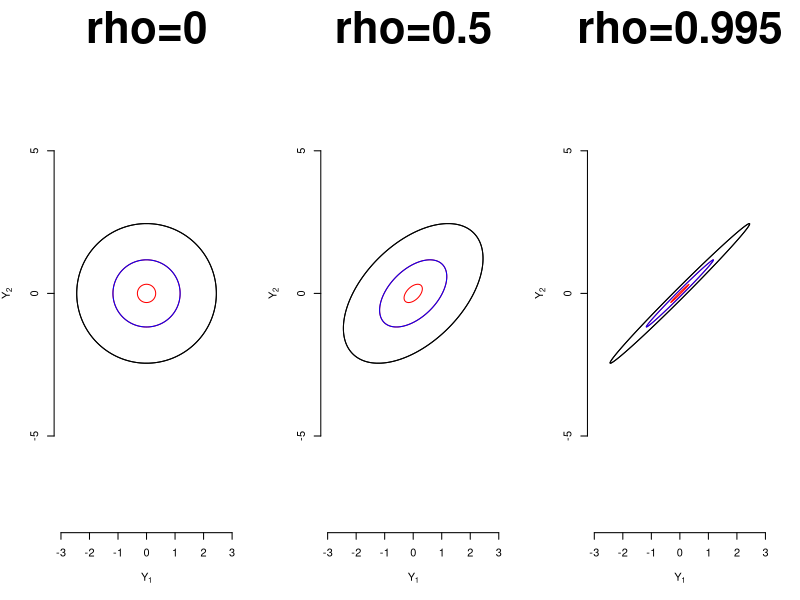

The R script that drew this image:
rm(list=ls())
set.seed(20150311)
library(mixtools)

N   <- 50
rho <- 0#0.995
s   <- 1-rho^2
par(mfrow=c(1,3))

# plot contours of the bivariate normal:
plot(0:10,type="n",xlim=c(-3,3),ylim=c(-3,3),main="rho=0",asp=1,
     xlab=expression(Y[1]),ylab=expression(Y[2]),bty="n",cex.main=4)
res <- ellipse(mu=c(0,0), sigma=matrix(c(1,rho,rho,1),nrow=2,ncol=2), 
               alpha = .05, npoints = 250) 
points(res,type="l")
res <- ellipse(mu=c(0,0), sigma=matrix(c(1,rho,rho,1),nrow=2,ncol=2), 
               alpha = .5, npoints = 250, col="red") 
points(res,type="l",col="blue")

res <- ellipse(mu=c(0,0), sigma=matrix(c(1,rho,rho,1),nrow=2,ncol=2), 
               alpha = .95, npoints = 250, col="red") 


rho <- 0.5#0.995
s   <- 1-rho^2

# plot contours of the bivariate normal:
plot(0:10,type="n",xlim=c(-3,3),ylim=c(-3,3),main="rho=0.5",asp=1,
     xlab=expression(Y[1]),ylab=expression(Y[2]),bty="n",cex.main=4)
res <- ellipse(mu=c(0,0), sigma=matrix(c(1,rho,rho,1),nrow=2,ncol=2), 
               alpha = .05, npoints = 250) 
points(res,type="l")
res <- ellipse(mu=c(0,0), sigma=matrix(c(1,rho,rho,1),nrow=2,ncol=2), 
               alpha = .5, npoints = 250, col="red") 
points(res,type="l",col="blue")

res <- ellipse(mu=c(0,0), sigma=matrix(c(1,rho,rho,1),nrow=2,ncol=2), 
               alpha = .95, npoints = 250, col="red") 



rho <- 0.995#0.995
s   <- 1-rho^2

# plot contours of the bivariate normal:
plot(0:10,type="n",xlim=c(-3,3),ylim=c(-3,3),main="rho=0.995",asp=1,
     xlab=expression(Y[1]),ylab=expression(Y[2]),bty="n",cex.main=4)
res <- ellipse(mu=c(0,0), sigma=matrix(c(1,rho,rho,1),nrow=2,ncol=2), 
               alpha = .05, npoints = 250) 
points(res,type="l")
res <- ellipse(mu=c(0,0), sigma=matrix(c(1,rho,rho,1),nrow=2,ncol=2), 
               alpha = .5, npoints = 250, col="red") 
points(res,type="l",col="blue")

res <- ellipse(mu=c(0,0), sigma=matrix(c(1,rho,rho,1),nrow=2,ncol=2), 
               alpha = .95, npoints = 250, col="red") 
